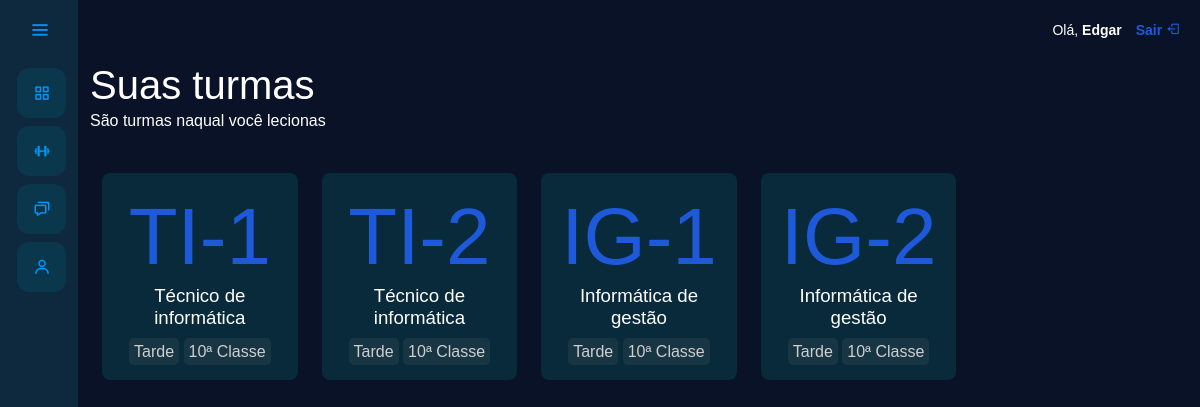
The app's page /turmas/ (signed in) with its own data.
### usuarios/models.py (models this page shows, shortened)
class Users(AbstractUser):
    choices_cargo = (
                    ('P', 'Professor'),
                    ('E', 'Encarregado')
                )
    cargo = models.CharField(max_length=1, choices=choices_cargo, verbose_name="Tipo de Conta")

class Turma(models.Model):
    ANO_LETIVO_CHOICES = [(str(ano), str(ano)) for ano in range(2000, 2051)]
    SERIE_CHOICES = [
        ('7ª Classe', '7ª Classe'),
        ('8ª Classe', '8ª Classe'),
        ('9ª Classe', '9ª Classe'),
        ('10ª Classe', '10º Classe'),
        ('11ª Classe', '11ª Classe'),
        ('12ª Classe', '12ª Classe'),
        ('13ª Classe', '13ª Classe'),
    ]
    PERIODO_CHOICES = [
        ('Manhã', 'Manhã'),
        ('Tarde', 'Tarde'),
        ('Noite', 'Noite'),
    ]
    CURSO_CHOICES = [
        ('Operador de informática', 'Operador de informática'),
        ('Auxiliar de contabilidade', 'Auxiliar de contabilidade'),
        ('Técnico de informática', 'Técnico de informática'),
        ('Informática de gestão', 'Informática de gestão'),
        ('Contabilidade de gestão', 'Contabilidade de gestão'),
        ('Finaças', 'Finaças'),
    ]
    nome = models.CharField(max_length=5, unique=True, verbose_name="Nome da turma")
    curso = models.CharField(max_length=30, choices=CURSO_CHOICES, verbose_name="Curso")
    ano_letivo = models.CharField(max_length=4, choices=ANO_LETIVO_CHOICES, verbose_name="Ano Letivo")
    serie = models.CharField(max_length=10, choices=SERIE_CHOICES, verbose_name="Classe")
    periodo = models.CharField(max_length=5, choices=PERIODO_CHOICES, verbose_name="Periódo")
    professor = models.ManyToManyField(Professor, null=True, blank=True, related_name="turmas", verbose_name="Professor")

### usuarios/views.py (the view)
# urls.py: path('turmas/', views.turmas, name='turmas'),
@has_role_decorator('professor')
def turmas(request):
    if request.method == "GET":
        turmas = Turma.objects.filter(professor=request.user.professor)
        return render(request, 'turmas.html', {'turmas': turmas})

### usuarios/templates/turmas.html
{% extends "base.html" %}
{% load permission_tags %}
{% load static %}
{% block 'head' %}
    <link rel="stylesheet" href="{% static 'usuarios/css/tumas.css' %}">
{% endblock %}
{% block 'dashboard_professor' %}
    <div class="container">
        <h1>Suas turmas</h1>
        <p>São turmas naqual você lecionas</p>
        <div class="container-fluid">
            <div class="turma-cards">
                {% for turma in turmas %}
                    <a href="{% url 'turma' turma.id %}" style="text-decoration: none; color: white;">
                        <div class="turma-card">
                            <h2>{{turma.nome}}</h2>
                            <h3>{{turma.curso}}</h3>
                            <span class="periodo">{{turma.periodo}}</span>
                            <span class="serie">{{turma.serie}}</span>
                        </div>
                    </a>
                {% endfor %}
            </div>
        </div>
    </div>
{% endblock %}

### templates/base.html (shortened to what this page needs)
{% load static %}
{% load permission_tags %}
<!doctype html>
<html lang="pt-br">
<head>
    <link href="https://cdn.jsdelivr.net/npm/bootstrap@5.3.0/dist/css/bootstrap.min.css" rel="stylesheet">
    <link rel="stylesheet" href="{% static 'general/css/base.css' %}">
    <link rel="stylesheet" href="{% static 'general/css/general.css' %}">
    <link href='https://unpkg.com/boxicons@2.0.7/css/boxicons.min.css' rel='stylesheet'>
    {% block 'head' %}{% endblock %}
</head>
<body>
    <div class="sidebar">
        <div class="logo-details">
            <i class='bx bx-menu' id="btn" ></i>
        </div>
        {% if user|has_role:'professor' %}
            <ul class="nav-list">
                <li>
                    <a href="{% url 'turmas' %}">
                        <i class="bx bx-grid-alt"></i>
                    </a>
                </li>
                <li>
                    <a href="#">
                        <i class="bx bx-dumbbell"></i>
                    </a>
                </li>
                <li>
                    <a href="#">
                        <i class="bx bx-chat"></i>
                    </a>
                </li>
                <li>
                    <a href="#">
                        <i class="bx bx-user"></i>
                    </a>
                </li>
            </ul>
        {% endif %}
    </div>
    <section class="home-section">
        <div class="nav-bar">
            <p>Olá, <strong>{{user.first_name}}</strong> <a href="{% url 'sair' %}">Sair <i class="bx bx-log-out"></i></a></p>
        </div>
        {% if user|has_role:'professor' %}
            {% block 'dashboard_professor' %}
            {% endblock %}
        {% endif %}
    </section>
</body>
</html>

### templates/static/general/css/base.css (style rules this page uses)
*:not(dialog) { margin: 0; padding: 0; box-sizing: border-box; font-family: "Poppins" , sans-serif; }
.sidebar { position: fixed; left: 0; top: 0; height: 100%; width: 78px; background: var(--dark-color); padding: 6px, 0; z-index: 99; transition: all 0.5s ease; }
.sidebar .logo-details { height: 60px; padding-left: 15px; display: flex; align-items: center; position: relative; }
.sidebar .logo-details #btn { position: absolute; top: 50%; right: 13px; transform: translateY(-50%); font-size: 22px; transition: all 0.4s ease; font-size: 23px; text-align: center; cursor: pointer; transition: all 0.5s ease; }
.sidebar i { color: #0095f6; height: 60px; min-width: 50px; font-size: 28px; text-align: center; line-height: 60px; }
.sidebar .nav-list { height: 100%; padding-left: 5px; }
.sidebar li { position: relative; margin: 8px 12px; list-style: none; }
.sidebar li a { margin-left: 0; display: flex; height: 100%; width: 100%; border-radius: 12px; align-items: center; text-decoration: none; transition: all 0.4s ease; background: var(--main-color); }
.sidebar li i { height: 50px; line-height: 50px; font-size: 18px; border-radius: 12px; }
.home-section { position: relative; min-height: 100vh; top: 0; background: #0A1227; left: 78px; color: white; width: calc(100% - 78px); transition: all 0.5s ease; z-index: 2; overflow-y: auto; }
.nav-bar { display: flex; align-items: center; justify-content: right; padding: 20px; background: transparent; }
.nav-bar a { text-decoration: none; color: #1e59da; font-weight: bold; padding-left: 10px; }
.nav-bar p { font-size: 14px; }

### templates/static/general/css/general.css (style rules this page uses)
:root { --main-color: #0A374C; --dark-color: #0E283E; --light-color: #ffc27f; --contrast-color: #f88863; --differential-color: #ffe29a; }

### templates/static/usuarios/css/tumas.css (style rules this page uses)
*:not(dialog) { margin: 0; padding: 0; box-sizing: border-box; }
.turma-cards { display: grid; grid-template-columns: repeat(auto-fill, minmax(180px, 1fr)); gap: 24px; margin: 40px 0 40px 0; }
.turma-card { background-color: #082a3a; border-radius: 8px; padding: 16px; text-align: center; cursor: pointer; transition: background-color 0.3s; }
h2 { font-size: 60pt; color: #1e59da; }
h3 { font-size: 14pt; margin-bottom: 10px; }
.periodo, .serie { background-color: #81808022; padding: 5px; border-radius: 5px; color: rgb(207, 207, 207); }

### records on screen
Users: first_name "Edgar"
Turma: nome "TI-1", curso "Técnico de informática", periodo "Tarde", serie "10ª Classe"
Turma: nome "TI-2", curso "Técnico de informática", periodo "Tarde", serie "10ª Classe"
Turma: nome "IG-1", curso "Informática de gestão", periodo "Tarde", serie "10ª Classe"
Turma: nome "IG-2", curso "Informática de gestão", periodo "Tarde", serie "10ª Classe"
